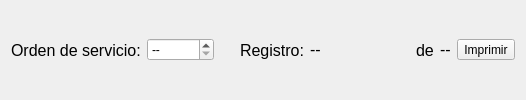
                   <widget class="QWidget" name="widget_32" native="true">
                    <layout class="QHBoxLayout" name="horizontalLayout_5">
                     <property name="spacing">
                      <number>6</number>
                     </property>
                     <property name="topMargin">
                      <number>0</number>
                     </property>
                     <property name="bottomMargin">
                      <number>0</number>
                     </property>
                     <item>
                      <widget class="QLabel" name="label_36">
                       <property name="maximumSize">
                        <size>
                         <width>130</width>
                         <height>16777215</height>
                        </size>
                       </property>
                       <property name="font">
                        <font>
                         <pointsize>12</pointsize>
                        </font>
                       </property>
                       <property name="text">
                        <string>Orden de servicio:</string>
                       </property>
                      </widget>
                     </item>
                     <item>
                      <widget class="QSpinBox" name="ods">
                       <property name="alignment">
                        <set>Qt::AlignmentFlag::AlignLeading|Qt::AlignmentFlag::AlignLeft|Qt::AlignmentFlag::AlignVCenter</set>
                       </property>
                       <property name="specialValueText">
                        <string>--</string>
                       </property>
                       <property name="minimum">
                        <number>0</number>
                       </property>
                       <property name="maximum">
                        <number>999999999</number>
                       </property>
                       <property name="stepType">
                        <enum>QAbstractSpinBox::StepType::DefaultStepType</enum>
                       </property>
                      </widget>
                     </item>
                     <item>
                      <spacer name="horizontalSpacer_5">
                       <property name="orientation">
                        <enum>Qt::Orientation::Horizontal</enum>
                       </property>
                       <property name="sizeHint" stdset="0">
                        <size>
                         <width>20</width>
                         <height>0</height>
                        </size>
                       </property>
                      </spacer>
                     </item>
                     <item>
                      <widget class="QLabel" name="label_38">
                       <property name="maximumSize">
                        <size>
                         <width>65</width>
                         <height>16777215</height>
                        </size>
                       </property>
                       <property name="font">
                        <font>
                         <pointsize>12</pointsize>
                        </font>
                       </property>
                       <property name="text">
                        <string>Registro:</string>
                       </property>
                      </widget>
                     </item>
                     <item>
                      <widget class="QLabel" name="no">
                       <property name="minimumSize">
                        <size>
                         <width>100</width>
                         <height>0</height>
                        </size>
                       </property>
                       <property name="maximumSize">
                        <size>
                         <width>16777215</width>
                         <height>25</height>
                        </size>
                       </property>
                       <property name="font">
                        <font>
                         <pointsize>12</pointsize>
                        </font>
                       </property>
                       <property name="styleSheet">
                        <string notr="true"/>
                       </property>
                       <property name="text">
                        <string>--</string>
                       </property>
                       <property name="margin">
                        <number>3</number>
                       </property>
                      </widget>
                     </item>
                     <item>
                      <widget class="QLabel" name="label_40">
                       <property name="maximumSize">
                        <size>
                         <width>30</width>
                         <height>16777215</height>
                        </size>
                       </property>
                       <property name="font">
                        <font>
                         <pointsize>12</pointsize>
                        </font>
                       </property>
                       <property name="text">
                        <string>de</string>
                       </property>
                      </widget>
                     </item>
                     <item>
                      <widget class="QLabel" name="de">
                       <property name="maximumSize">
                        <size>
                         <width>16777215</width>
                         <height>25</height>
                        </size>
                       </property>
                       <property name="font">
                        <font>
                         <pointsize>12</pointsize>
                        </font>
                       </property>
                       <property name="text">
                        <string>--</string>
                       </property>
                       <property name="margin">
                        <number>5</number>
                       </property>
                      </widget>
                     </item>
                     <item>
                      <widget class="QToolButton" name="btnimprimir">
                       <property name="text">
                        <string>Imprimir</string>
                       </property>
                       <property name="icon">
                        <iconset resource="../../recursos/recursos.qrc">
                         <normaloff>:/iconos/iconos/imprimir.ico</normaloff>:/iconos/iconos/imprimir.ico</iconset>
                       </property>
                       <property name="iconSize">
                        <size>
                         <width>20</width>
                         <height>20</height>
                        </size>
                       </property>
                       <property name="toolButtonStyle">
                        <enum>Qt::ToolButtonStyle::ToolButtonTextUnderIcon</enum>
                       </property>
                      </widget>
                     </item>
                    </layout>
                   </widget>
